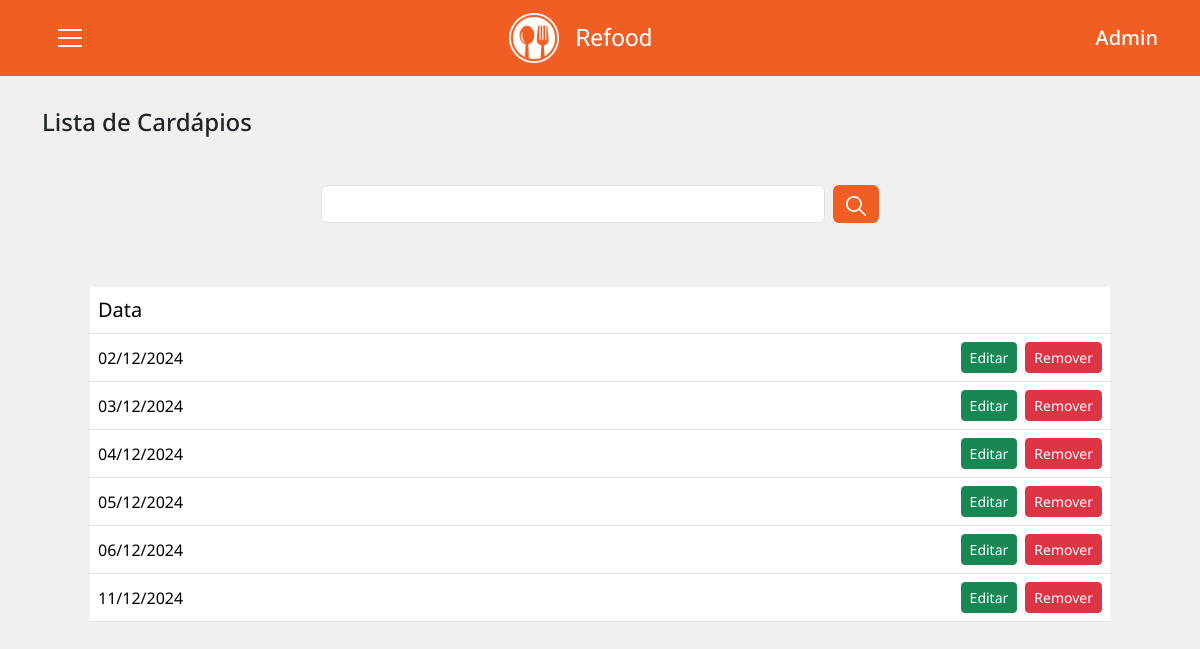
The page /admin/form_lista_cardapios.php (signed in) on the database its author committed.
### tables this page shows
CREATE TABLE `cardapios` (
  `idcardapio` int NOT NULL AUTO_INCREMENT,
  `data` date DEFAULT NULL,
  PRIMARY KEY (`idcardapio`)
);

### models/CardapioModel.php (called while the page is built, shortened)
<?php
    class CardapioModel {
        function consultarCardapios() {
            $conexao = ConexaoBD::getConexao();
            $sql = "select * from cardapios order by data asc";
            $resultado = $conexao->query($sql);
            return $resultado->fetchAll(PDO::FETCH_ASSOC);
        }
    }

### admin/form_lista_cardapios.php (the view, shortened to what this page needs)
<?php
    include "incs/header.php";
    require_once "../models/CardapioModel.php";
    $cardapioModel = new cardapioModel();
    if (isset($_GET['data'])) {
        $data = DateTime::createFromFormat('d/m/Y', $_GET['data']);
        if ($data && $data->format('d/m/Y') === $_GET['data']) {
            $dataFormatada = $data->format('Y-m-d');
            $cardapios = $cardapioModel->consultarCardapioPorData($dataFormatada);
        } else {
            $cardapios = [];
        }
    } else {
        $cardapios = $cardapioModel->consultarCardapios();
    }
?>
    <div class="container form py-5">
        <h4>Lista de Cardápios</h4>
        <form action="" class="mt-5 mb-3 container w-50 border-0 p-0">
            <div class="d-flex justify-content-between">
                    <input type="text" class="form-control m-0 me-2" name="data" id="dataId">
                    <button type="submit" class="btn btn-orange text-light m-0"><img src="../img/search.png" height="20px"></button>
            </div>
        </form>
        <div class="container p-5">
            <table class="table table-hover rounded">
                <thead>
                    <tr>
                        <th class="fs-5">Data</th>
                        <th class="fs-5"></th>
                    </tr>
                </thead>
                <tbody>
                    <?php
                        $i = 0;
                        foreach ($cardapios as $cardapio):
                            $i++;
                            $data = new DateTime($cardapio['data']);
                            $dataFormatada = $data->format('d/m/Y');
                    ?>
                            <tr>
                                <td class="align-middle"><?=$dataFormatada?></td>
                                <td class="d-flex justify-content-end">
                                    <a href="form_edita_cardapio.php?idcardapio=<?=$cardapio['idcardapio']?>" class="btn btn-success btn-sm me-2">Editar</a>
                                    <button type="button" class="btn btn-danger btn-sm" data-bs-toggle="modal" data-bs-target="#modalRemover<?=$i?>">
                                        Remover
                                    </button>
                                </td>
                            </tr>
                    <?php
                        endforeach;
                    ?>
                </tbody>
            </table>
        </div>
    </div>
<?php
    include "incs/footer.php";
?>

### admin/css/style.css (style rules this page uses)
:root { --cor-1: #f05e23; --cor-2: #ec8962; }
* { font-family: "Noto Sans", sans-serif; font-optical-sizing: auto; font-weight: 400; font-style: normal; font-variation-settings: "wdth" 100; }
.form { margin-top: 60px; }
.btn-orange { background-color: var(--cor-1); color: #ffffff; }

### rows shown on the page
cardapios: data "02/12/2024"
cardapios: data "03/12/2024"
cardapios: data "04/12/2024"
cardapios: data "05/12/2024"
cardapios: data "06/12/2024"
cardapios: data "11/12/2024"
